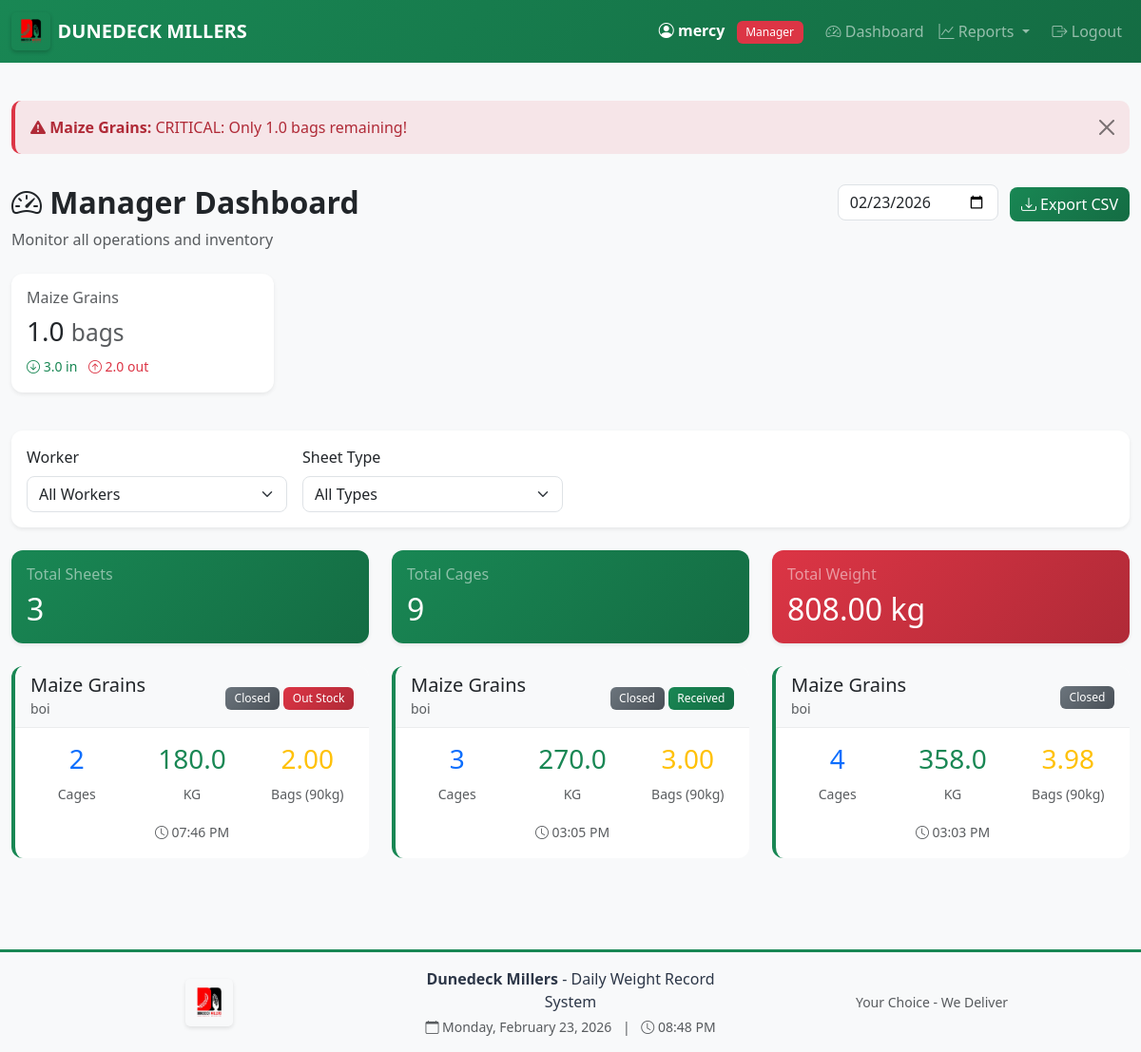
Screenshot of /manager/dashboard (signed in) with the database file from the repository.
### app.py (models this page shows, shortened)
class User(UserMixin, db.Model):
    id = db.Column(db.Integer, primary_key=True)
    username = db.Column(db.String(80), unique=True, nullable=False)
    password_hash = db.Column(db.String(200), nullable=False)
    name = db.Column(db.String(100), nullable=False)
    role = db.Column(db.String(20), nullable=False)  # 'worker', 'manager', 'director', 'admin'
    must_change_password = db.Column(db.Boolean, default=False)
    is_blocked = db.Column(db.Boolean, default=False)
    created_at = db.Column(db.DateTime, default=datetime.utcnow)
    last_login = db.Column(db.DateTime)
    sheets = db.relationship('IntakeSheet', backref='worker', lazy=True, foreign_keys='IntakeSheet.worker_id')

class InventorySummary(db.Model):
    id = db.Column(db.Integer, primary_key=True)
    product_type = db.Column(db.String(50), unique=True, nullable=False)
    total_received_bags = db.Column(db.Float, default=0)
    total_outstock_bags = db.Column(db.Float, default=0)
    total_lost_bags = db.Column(db.Float, default=0)
    remaining_bags = db.Column(db.Float, default=0)
    last_updated = db.Column(db.DateTime, default=datetime.utcnow)
    def is_critical_stock(self):
        return self.remaining_bags < 20

class IntakeSheet(db.Model):
    id = db.Column(db.Integer, primary_key=True)
    sheet_date = db.Column(db.Date, nullable=False, default=date.today)
    product_type = db.Column(db.String(50), nullable=False)  # Maize Grains, Maize Germ, Animal Feeds, Other
    sheet_type = db.Column(db.String(20), nullable=False, default='daily')  # 'daily', 'received', 'outstock', 'lost'
    worker_id = db.Column(db.Integer, db.ForeignKey('user.id'), nullable=False)
    authorized_by_id = db.Column(db.Integer, db.ForeignKey('user.id'))
    destination = db.Column(db.String(200))
    purpose = db.Column(db.String(200))
    authorization_status = db.Column(db.String(20), default='pending')  # 'pending', 'authorized', 'rejected'
    status = db.Column(db.String(20), default='In Progress')  # 'In Progress', 'Closed'
    created_at = db.Column(db.DateTime, nullable=False, default=datetime.utcnow)
    closed_at = db.Column(db.DateTime)
    entries = db.relationship('IntakeEntry', backref='sheet', lazy=True, cascade='all, delete-orphan')
    authorized_by = db.relationship('User', foreign_keys=[authorized_by_id])

### app.py (the view)
@app.route('/manager/dashboard')
@login_required
@manager_required
def manager_dashboard():
    selected_date_str = request.args.get('date', date.today().isoformat())
    selected_date = datetime.strptime(selected_date_str, '%Y-%m-%d').date()
    worker_filter = request.args.get('worker', 'all')
    sheet_type_filter = request.args.get('type', 'all')
    query = IntakeSheet.query.filter_by(sheet_date=selected_date)
    if worker_filter != 'all':
        query = query.filter_by(worker_id=int(worker_filter))
    if sheet_type_filter != 'all':
        query = query.filter_by(sheet_type=sheet_type_filter)
    sheets = query.order_by(IntakeSheet.created_at.desc()).all()
    sheet_data = []
    grand_total_cages = 0
    grand_total_weight = 0
    for sheet in sheets:
        entries = sheet.entries
        total_cages = len(entries)
        total_weight = sum(entry.weight for entry in entries)
        if sheet.product_type in ['Maize Grains', 'Maize Germ']:
            bag_weight = 90
        else:
            bag_weight = 50
        total_bags = total_weight / bag_weight if bag_weight > 0 else 0
        sheet_data.append({
            'sheet': sheet,
            'total_cages': total_cages,
            'total_weight': total_weight,
            'total_bags': total_bags,
            'bag_weight': bag_weight
        })
        grand_total_cages += total_cages
        grand_total_weight += total_weight
    workers = User.query.filter_by(role='worker').all()
    inventories = InventorySummary.query.all()
    pending_auths = IntakeSheet.query.filter_by(
        sheet_type='outstock',
        authorization_status='pending'
    ).count()
    reset_requests = PasswordResetRequest.query.filter_by(status='pending').all()
    alerts = get_inventory_alerts()
    return render_template('manager_dashboard.html',
                         sheet_data=sheet_data,
                         selected_date=selected_date,
                         worker_filter=worker_filter,
                         sheet_type_filter=sheet_type_filter,
                         workers=workers,
                         grand_total_cages=grand_total_cages,
                         grand_total_weight=grand_total_weight,
                         inventories=inventories,
                         pending_auths=pending_auths,
                         reset_requests=reset_requests,
                         alerts=alerts)

### templates/manager_dashboard.html (shortened to what this page needs)
{% extends "base.html" %}
{% block content %}
{% if alerts %}
<div class="row mb-3">
    <div class="col-12">
        {% for alert in alerts %}
        <div class="alert alert-{{ 'danger' if alert.level == 'critical' else 'warning' }} alert-dismissible fade show">
            <i class="bi bi-exclamation-triangle-fill"></i>
            <strong>{{ alert.product }}:</strong> {{ alert.message }}
            <button type="button" class="btn-close" data-bs-dismiss="alert"></button>
        </div>
        {% endfor %}
    </div>
</div>
{% endif %}
<div class="row mb-4">
    <div class="col-md-6">
        <h2 class="fw-bold"><i class="bi bi-speedometer2"></i> Manager Dashboard</h2>
        <p class="text-muted mb-0">Monitor all operations and inventory</p>
    </div>
    <div class="col-md-6 text-md-end">
        <input type="date" id="dateSelector" class="form-control d-inline-block w-auto"
               value="{{ selected_date }}" onchange="changeDate()">
        <a href="{{ url_for('export_csv', date=selected_date, type=sheet_type_filter) }}" class="btn btn-success ms-2">
            <i class="bi bi-download"></i> Export CSV
        </a>
    </div>
</div>
<div class="row mb-4">
    {% for inv in inventories %}
    <div class="col-md-6 col-lg-3 mb-3">
        <div class="card shadow-sm {% if inv.is_critical_stock() %}border-danger{% elif inv.is_low_stock() %}border-warning{% endif %}">
            <div class="card-body">
                <h6 class="text-muted mb-2">{{ inv.product_type }}</h6>
                <h3 class="mb-0">
                    {{ "%.1f"|format(inv.remaining_bags) }}
                    <small class="text-muted">bags</small>
                </h3>
                <div class="mt-2">
                    <small class="text-success">
                        <i class="bi bi-arrow-down-circle"></i> {{ "%.1f"|format(inv.total_received_bags) }} in
                    </small>
                    <small class="text-danger ms-2">
                        <i class="bi bi-arrow-up-circle"></i> {{ "%.1f"|format(inv.total_outstock_bags) }} out
                    </small>
                </div>
            </div>
        </div>
    </div>
    {% endfor %}
</div>
<div class="card shadow-sm mb-4">
    <div class="card-body">
        <form method="GET" class="row g-3">
            <div class="col-md-3">
                <label for="worker" class="form-label">Worker</label>
                <select class="form-select" id="worker" name="worker" onchange="this.form.submit()">
                    <option value="all" {% if worker_filter == 'all' %}selected{% endif %}>All Workers</option>
                </select>
            </div>
            <div class="col-md-3">
                <label for="type" class="form-label">Sheet Type</label>
                <select class="form-select" id="type" name="type" onchange="this.form.submit()">
                    <option value="all" {% if sheet_type_filter == 'all' %}selected{% endif %}>All Types</option>
                </select>
            </div>
        </form>
    </div>
</div>
<div class="row mb-4">
    <div class="col-md-4">
        <div class="card bg-primary text-white shadow-sm">
            <div class="card-body">
                <h6 class="card-title text-white-50">Total Sheets</h6>
                <h2 class="mb-0">{{ sheet_data|length }}</h2>
            </div>
        </div>
    </div>
    <div class="col-md-4">
        <div class="card bg-success text-white shadow-sm">
            <div class="card-body">
                <h6 class="card-title text-white-50">Total Cages</h6>
                <h2 class="mb-0">{{ grand_total_cages }}</h2>
            </div>
        </div>
    </div>
    <div class="col-md-4">
        <div class="card bg-warning text-white shadow-sm">
            <div class="card-body">
                <h6 class="card-title text-white-50">Total Weight</h6>
                <h2 class="mb-0">{{ "%.2f"|format(grand_total_weight) }} kg</h2>
            </div>
        </div>
    </div>
</div>
{% if sheet_data %}
<div class="row">
    {% for data in sheet_data %}
    <div class="col-md-6 col-lg-4 mb-4">
        <div class="card sheet-card product-{{ data.sheet.product_type.lower().replace(' ', '-') }}"
             onclick="window.location='{{ url_for('view_sheet', sheet_id=data.sheet.id) }}'">
            <div class="card-header bg-light">
                <div class="d-flex justify-content-between align-items-center">
                    <div>
                        <h5 class="mb-0">{{ data.sheet.product_type }}</h5>
                        <small class="text-muted">{{ data.sheet.worker.name }}</small>
                    </div>
                    <div>
                        {% if data.sheet.status == 'In Progress' %}
                        <span class="badge badge-in-progress">In Progress</span>
                        {% else %}
                        <span class="badge badge-closed">Closed</span>
                        {% endif %}
                        {% if data.sheet.sheet_type == 'received' %}
                        <span class="badge bg-success mt-1">Received</span>
                        {% elif data.sheet.sheet_type == 'outstock' %}
                        <span class="badge bg-danger mt-1">Out Stock</span>
                        {% elif data.sheet.sheet_type == 'lost' %}
                        <span class="badge bg-warning mt-1">Lost</span>
                        {% endif %}
                    </div>
                </div>
            </div>
            <div class="card-body">
                <div class="row text-center">
                    <div class="col-4">
                        <h3 class="text-primary">{{ data.total_cages }}</h3>
                        <small class="text-muted">Cages</small>
                    </div>
                    <div class="col-4">
                        <h3 class="text-success">{{ "%.1f"|format(data.total_weight) }}</h3>
                        <small class="text-muted">KG</small>
                    </div>
                    <div class="col-4">
                        <h3 class="text-warning">{{ "%.2f"|format(data.total_bags) }}</h3>
                        <small class="text-muted">Bags ({{ data.bag_weight }}kg)</small>
                    </div>
                </div>
                <div class="mt-3 text-center">
                    <small class="text-muted">
                        <i class="bi bi-clock"></i> {{ data.sheet.created_at.strftime('%I:%M %p') }}
                    </small>
                </div>
            </div>
        </div>
    </div>
    {% endfor %}
</div>
{% else %}
<div class="text-center py-5">
    <i class="bi bi-inbox" style="font-size: 4rem; color: #dee2e6;"></i>
    <h4 class="mt-3 text-muted">No sheets found</h4>
    <p class="text-muted">No intake sheets for this date and filter</p>
</div>
{% endif %}
{% endblock %}

### templates/base.html (shortened to what this page needs)
<!DOCTYPE html>
<html lang="en">
<head>
    <link href="https://cdn.jsdelivr.net/npm/bootstrap@5.3.0/dist/css/bootstrap.min.css" rel="stylesheet">
    <link rel="stylesheet" href="https://cdn.jsdelivr.net/npm/bootstrap-icons@1.10.0/font/bootstrap-icons.css">
    <link rel="stylesheet" href="{{ url_for('static', filename='css/style.css') }}">
</head>
<body>
    {% if current_user.is_authenticated %}
    <nav class="navbar navbar-expand-lg navbar-dark bg-primary navbar-fixed">
        <div class="container-fluid">
            <a class="navbar-brand d-flex align-items-center" href="{{ url_for('dashboard') }}">
                <img src="{{ url_for('static', filename='images/logo.jpeg') }}"
                     alt="Dunedeck Millers"
                     height="40"
                     class="me-2"
                     style="border-radius: 5px;">
                <span class="fw-bold">DUNEDECK MILLERS</span>
            </a>
            <div class="collapse navbar-collapse" id="navbarNav">
                <ul class="navbar-nav ms-auto align-items-center">
                    <li class="nav-item">
                        <span class="navbar-text text-white me-3">
                            <i class="bi bi-person-circle"></i>
                            <strong>{{ current_user.name }}</strong>
                            <span class="badge role-{{ current_user.role }} ms-2">{{ current_user.role|title }}</span>
                        </span>
                    </li>
                    {% if current_user.role == 'worker' %}
                    <li class="nav-item">
                        <a class="nav-link" href="{{ url_for('worker_dashboard') }}">
                            <i class="bi bi-speedometer2"></i> Dashboard
                        </a>
                    </li>
                    {% elif current_user.role == 'manager' %}
                    <li class="nav-item">
                        <a class="nav-link" href="{{ url_for('manager_dashboard') }}">
                            <i class="bi bi-speedometer2"></i> Dashboard
                        </a>
                    </li>
                    <li class="nav-item dropdown">
                        <a class="nav-link dropdown-toggle" href="#" id="reportsDropdown" role="button" data-bs-toggle="dropdown">
                            <i class="bi bi-graph-up"></i> Reports
                        </a>
                    </li>
                    {% elif current_user.role == 'admin' %}
                    <li class="nav-item">
                        <a class="nav-link" href="{{ url_for('admin_dashboard') }}">
                            <i class="bi bi-shield-lock"></i> Admin
                        </a>
                    </li>
                    {% endif %}
                    <li class="nav-item">
                        <a class="nav-link btn btn-outline-light btn-sm ms-2" href="{{ url_for('logout') }}">
                            <i class="bi bi-box-arrow-right"></i> Logout
                        </a>
                    </li>
                </ul>
            </div>
        </div>
    </nav>
    {% endif %}
    <main class="container-fluid py-4">
        {% block content %}{% endblock %}
    </main>
    {% if current_user.is_authenticated %}
    <footer class="text-center py-3 mt-5" style="background-color: #f8f9fa; border-top: 3px solid var(--dm-green);">
        <div class="container">
            <div class="row align-items-center">
                <div class="col-md-4">
                    <img src="{{ url_for('static', filename='images/logo.jpeg') }}"
                         alt="Dunedeck Millers"
                         height="50"
                         style="border-radius: 5px;">
                </div>
                <div class="col-md-4">
                    <p class="mb-1" style="color: var(--dm-dark);">
                        <strong>Dunedeck Millers</strong> - Daily Weight Record System
                    </p>
                    <p class="mb-0 text-muted small">
                        <i class="bi bi-calendar"></i> <span id="currentDate"></span>
                        <span class="mx-2">|</span>
                        <i class="bi bi-clock"></i> <span id="currentTime"></span>
                    </p>
                </div>
                <div class="col-md-4">
                    <p class="mb-0 text-muted small">
                        Your Choice - We Deliver
                    </p>
                </div>
            </div>
        </div>
    </footer>
    {% endif %}
</body>
</html>

### rows the page displays
User: name "mercy", role "Manager"
InventorySummary: product "Maize Grains", message "CRITICAL: Only 1.0 bags remaining!", product_type "Maize Grains", remaining_bags "1.0", total_received_bags "3.0", total_outstock_bags "2.0"
IntakeSheet: sheet.product_type "Maize Grains", sheet.created_at "07:46 PM"
User: sheet.worker.name "boi" "boi" "boi"
IntakeSheet: sheet.product_type "Maize Grains", sheet.created_at "03:05 PM"
IntakeSheet: sheet.product_type "Maize Grains", sheet.created_at "03:03 PM"

### other values shown
{{ sheet_data|length }} "3"
{{ grand_total_cages }} "9"
{{ "%.2f"|format(grand_total_weight) }} "808.00"
{{ data.total_cages }} "2" "3" "4"
{{ "%.1f"|format(data.total_weight) }} "180.0" "270.0" "358.0"
{{ "%.2f"|format(data.total_bags) }} "2.00" "3.00" "3.98"
{{ data.bag_weight }} "90" "90" "90"
